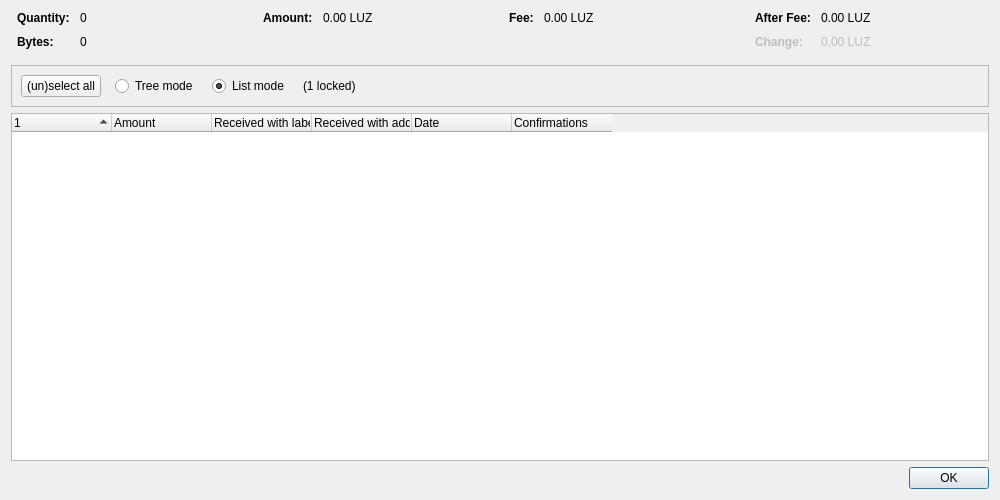
<?xml version="1.0" encoding="UTF-8"?>
<ui version="4.0">
 <class>CoinControlDialog</class>
 <widget class="QDialog" name="CoinControlDialog">
  <property name="geometry">
   <rect>
    <x>0</x>
    <y>0</y>
    <width>1000</width>
    <height>500</height>
   </rect>
  </property>
  <property name="windowTitle">
   <string>Coin Selection</string>
  </property>
  <layout class="QVBoxLayout" name="verticalLayout">
   <item>
    <layout class="QHBoxLayout" name="horizontalLayoutTop" stretch="0,0,0,0">
     <property name="topMargin">
      <number>0</number>
     </property>
     <property name="bottomMargin">
      <number>10</number>
     </property>
     <item>
      <layout class="QFormLayout" name="formLayoutCoinControl1">
       <property name="labelAlignment">
        <set>Qt::AlignLeft|Qt::AlignVCenter</set>
       </property>
       <property name="horizontalSpacing">
        <number>10</number>
       </property>
       <property name="verticalSpacing">
        <number>10</number>
       </property>
       <property name="leftMargin">
        <number>6</number>
       </property>
       <property name="rightMargin">
        <number>6</number>
       </property>
       <item row="0" column="0">
        <widget class="QLabel" name="labelCoinControlQuantityText">
         <property name="font">
          <font>
           <weight>75</weight>
           <bold>true</bold>
          </font>
         </property>
         <property name="text">
          <string>Quantity:</string>
         </property>
        </widget>
       </item>
       <item row="0" column="1">
        <widget class="QLabel" name="labelCoinControlQuantity">
         <property name="cursor">
          <cursorShape>IBeamCursor</cursorShape>
         </property>
         <property name="contextMenuPolicy">
          <enum>Qt::ActionsContextMenu</enum>
         </property>
         <property name="text">
          <string notr="true">0</string>
         </property>
         <property name="textInteractionFlags">
          <set>Qt::LinksAccessibleByMouse|Qt::TextSelectableByKeyboard|Qt::TextSelectableByMouse</set>
         </property>
        </widget>
       </item>
       <item row="1" column="0">
        <widget class="QLabel" name="labelCoinControlBytesText">
         <property name="font">
          <font>
           <weight>75</weight>
           <bold>true</bold>
          </font>
         </property>
         <property name="text">
          <string>Bytes:</string>
         </property>
        </widget>
       </item>
       <item row="1" column="1">
        <widget class="QLabel" name="labelCoinControlBytes">
         <property name="cursor">
          <cursorShape>IBeamCursor</cursorShape>
         </property>
         <property name="contextMenuPolicy">
          <enum>Qt::ActionsContextMenu</enum>
         </property>
         <property name="text">
          <string notr="true">0</string>
         </property>
         <property name="textInteractionFlags">
          <set>Qt::LinksAccessibleByMouse|Qt::TextSelectableByKeyboard|Qt::TextSelectableByMouse</set>
         </property>
        </widget>
       </item>
      </layout>
     </item>
     <item>
      <layout class="QFormLayout" name="formLayoutCoinControl2">
       <property name="horizontalSpacing">
        <number>10</number>
       </property>
       <property name="verticalSpacing">
        <number>10</number>
       </property>
       <property name="leftMargin">
        <number>6</number>
       </property>
       <property name="rightMargin">
        <number>6</number>
       </property>
       <item row="0" column="0">
        <widget class="QLabel" name="labelCoinControlAmountText">
         <property name="font">
          <font>
           <weight>75</weight>
           <bold>true</bold>
          </font>
         </property>
         <property name="text">
          <string>Amount:</string>
         </property>
        </widget>
       </item>
       <item row="0" column="1">
        <widget class="QLabel" name="labelCoinControlAmount">
         <property name="cursor">
          <cursorShape>IBeamCursor</cursorShape>
         </property>
         <property name="contextMenuPolicy">
          <enum>Qt::ActionsContextMenu</enum>
         </property>
         <property name="text">
          <string notr="true">0.00 LUZ</string>
         </property>
         <property name="textInteractionFlags">
          <set>Qt::LinksAccessibleByMouse|Qt::TextSelectableByKeyboard|Qt::TextSelectableByMouse</set>
         </property>
        </widget>
       </item>
      </layout>
     </item>
     <item>
      <layout class="QFormLayout" name="formLayoutCoinControl3">
       <property name="horizontalSpacing">
        <number>10</number>
       </property>
       <property name="verticalSpacing">
        <number>10</number>
       </property>
       <property name="leftMargin">
        <number>6</number>
       </property>
       <property name="rightMargin">
        <number>6</number>
       </property>
       <item row="0" column="0">
        <widget class="QLabel" name="labelCoinControlFeeText">
         <property name="font">
          <font>
           <weight>75</weight>
           <bold>true</bold>
          </font>
         </property>
         <property name="text">
          <string>Fee:</string>
         </property>
        </widget>
       </item>
       <item row="0" column="1">
        <widget class="QLabel" name="labelCoinControlFee">
         <property name="cursor">
          <cursorShape>IBeamCursor</cursorShape>
         </property>
         <property name="contextMenuPolicy">
          <enum>Qt::ActionsContextMenu</enum>
         </property>
         <property name="text">
          <string notr="true">0.00 LUZ</string>
         </property>
         <property name="textInteractionFlags">
          <set>Qt::LinksAccessibleByMouse|Qt::TextSelectableByKeyboard|Qt::TextSelectableByMouse</set>
         </property>
        </widget>
       </item>
      </layout>
     </item>
     <item>
      <layout class="QFormLayout" name="formLayoutCoinControl4">
       <property name="labelAlignment">
        <set>Qt::AlignLeft|Qt::AlignVCenter</set>
       </property>
       <property name="horizontalSpacing">
        <number>10</number>
       </property>
       <property name="verticalSpacing">
        <number>10</number>
       </property>
       <property name="leftMargin">
        <number>6</number>
       </property>
       <property name="rightMargin">
        <number>6</number>
       </property>
       <item row="0" column="0">
        <widget class="QLabel" name="labelCoinControlAfterFeeText">
         <property name="font">
          <font>
           <weight>75</weight>
           <bold>true</bold>
          </font>
         </property>
         <property name="text">
          <string>After Fee:</string>
         </property>
        </widget>
       </item>
       <item row="0" column="1">
        <widget class="QLabel" name="labelCoinControlAfterFee">
         <property name="cursor">
          <cursorShape>IBeamCursor</cursorShape>
         </property>
         <property name="contextMenuPolicy">
          <enum>Qt::ActionsContextMenu</enum>
         </property>
         <property name="text">
          <string notr="true">0.00 LUZ</string>
         </property>
         <property name="textInteractionFlags">
          <set>Qt::LinksAccessibleByMouse|Qt::TextSelectableByKeyboard|Qt::TextSelectableByMouse</set>
         </property>
        </widget>
       </item>
       <item row="1" column="0">
        <widget class="QLabel" name="labelCoinControlChangeText">
         <property name="enabled">
          <bool>false</bool>
         </property>
         <property name="font">
          <font>
           <weight>75</weight>
           <bold>true</bold>
          </font>
         </property>
         <property name="text">
          <string>Change:</string>
         </property>
        </widget>
       </item>
       <item row="1" column="1">
        <widget class="QLabel" name="labelCoinControlChange">
         <property name="enabled">
          <bool>false</bool>
         </property>
         <property name="cursor">
          <cursorShape>IBeamCursor</cursorShape>
         </property>
         <property name="contextMenuPolicy">
          <enum>Qt::ActionsContextMenu</enum>
         </property>
         <property name="text">
          <string notr="true">0.00 LUZ</string>
         </property>
         <property name="textInteractionFlags">
          <set>Qt::LinksAccessibleByMouse|Qt::TextSelectableByKeyboard|Qt::TextSelectableByMouse</set>
         </property>
        </widget>
       </item>
      </layout>
     </item>
    </layout>
   </item>
   <item>
    <widget class="QFrame" name="frame">
     <property name="minimumSize">
      <size>
       <width>0</width>
       <height>40</height>
      </size>
     </property>
     <property name="frameShape">
      <enum>QFrame::StyledPanel</enum>
     </property>
     <property name="frameShadow">
      <enum>QFrame::Sunken</enum>
     </property>
     <layout class="QHBoxLayout" name="horizontalLayout">
      <item>
       <layout class="QHBoxLayout" name="horizontalLayoutPanel" stretch="0,0,0,0,0">
        <property name="spacing">
         <number>14</number>
        </property>
        <item>
         <widget class="QPushButton" name="pushButtonSelectAll">
          <property name="sizePolicy">
           <sizepolicy hsizetype="Maximum" vsizetype="Fixed">
            <horstretch>0</horstretch>
            <verstretch>0</verstretch>
           </sizepolicy>
          </property>
          <property name="text">
           <string>(un)select all</string>
          </property>
          <property name="autoDefault">
           <bool>false</bool>
          </property>
         </widget>
        </item>
        <item>
         <widget class="QRadioButton" name="radioTreeMode">
          <property name="sizePolicy">
           <sizepolicy hsizetype="Maximum" vsizetype="Fixed">
            <horstretch>0</horstretch>
            <verstretch>0</verstretch>
           </sizepolicy>
          </property>
          <property name="text">
           <string>Tree mode</string>
          </property>
         </widget>
        </item>
        <item>
         <widget class="QRadioButton" name="radioListMode">
          <property name="sizePolicy">
           <sizepolicy hsizetype="Maximum" vsizetype="Fixed">
            <horstretch>0</horstretch>
            <verstretch>0</verstretch>
           </sizepolicy>
          </property>
          <property name="text">
           <string>List mode</string>
          </property>
          <property name="checked">
           <bool>true</bool>
          </property>
         </widget>
        </item>
        <item>
         <widget class="QLabel" name="labelLocked">
          <property name="text">
           <string notr="true">(1 locked)</string>
          </property>
         </widget>
        </item>
        <item>
         <spacer name="horizontalSpacer">
          <property name="orientation">
           <enum>Qt::Horizontal</enum>
          </property>
          <property name="sizeHint" stdset="0">
           <size>
            <width>40</width>
            <height>20</height>
           </size>
          </property>
         </spacer>
        </item>
       </layout>
      </item>
     </layout>
    </widget>
   </item>
   <item>
    <widget class="CoinControlTreeWidget" name="treeWidget">
     <property name="contextMenuPolicy">
      <enum>Qt::CustomContextMenu</enum>
     </property>
     <property name="sortingEnabled">
      <bool>false</bool>
     </property>
     <property name="columnCount">
      <number>6</number>
     </property>
     <attribute name="headerShowSortIndicator" stdset="0">
      <bool>true</bool>
     </attribute>
     <attribute name="headerStretchLastSection">
      <bool>false</bool>
     </attribute>
     <column>
      <property name="text">
       <string/>
      </property>
     </column>
     <column>
      <property name="text">
       <string>Amount</string>
      </property>
     </column>
     <column>
      <property name="text">
       <string>Received with label</string>
      </property>
     </column>
     <column>
      <property name="text">
       <string>Received with address</string>
      </property>
     </column>
     <column>
      <property name="text">
       <string>Date</string>
      </property>
     </column>
     <column>
      <property name="text">
       <string>Confirmations</string>
      </property>
      <property name="toolTip">
       <string>Confirmed</string>
      </property>
     </column>
     <column>
      <property name="text">
       <string/>
      </property>
     </column>
     <column>
      <property name="text">
       <string/>
      </property>
     </column>
     <column>
      <property name="text">
       <string/>
      </property>
     </column>
     <column>
      <property name="text">
       <string/>
      </property>
     </column>
    </widget>
   </item>
   <item>
    <widget class="QDialogButtonBox" name="buttonBox">
     <property name="orientation">
      <enum>Qt::Horizontal</enum>
     </property>
     <property name="standardButtons">
      <set>QDialogButtonBox::Ok</set>
     </property>
    </widget>
   </item>
  </layout>
 </widget>
 <customwidgets>
  <customwidget>
   <class>CoinControlTreeWidget</class>
   <extends>QTreeWidget</extends>
   <header>qt/coincontroltreewidget.h</header>
  </customwidget>
 </customwidgets>
 <resources/>
 <connections/>
</ui>
